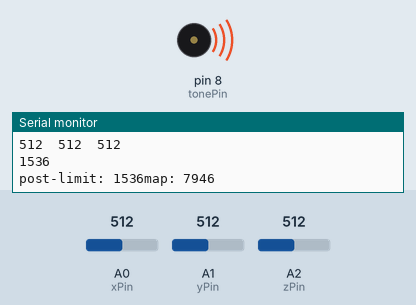
A sketch run on a simulated Arduino Uno, built with avr-gcc and run on an emulated ATmega328P. On the bench: buzzer (waves = sounding), the last lines printed to the serial monitor. Inputs (shaded band) come from the test bench; at power-on: A0 (xPin) = 512, A1 (yPin) = 512, A2 (zPin) = 512.

Above: at 1.2 s.
1.3 s: A0 (xPin) set to 710
At 2.0 s:
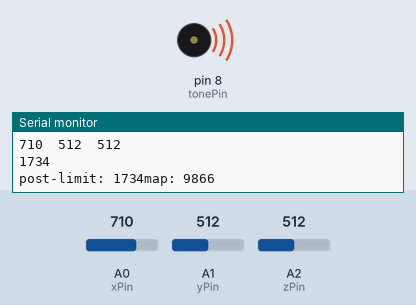
4.3 s: A0 (xPin) set to 733
At 4.9 s:
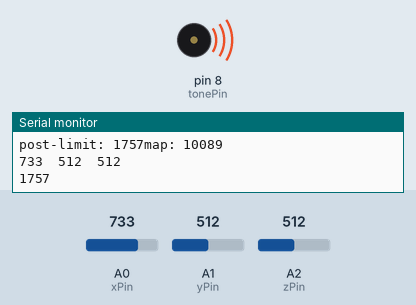
7.3 s: A1 (yPin) set to 490
At 8.2 s:
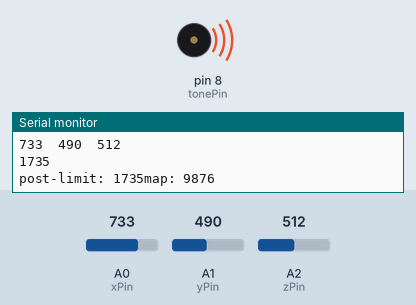
10.3 s: A2 (zPin) set to 107
At 10.9 s:
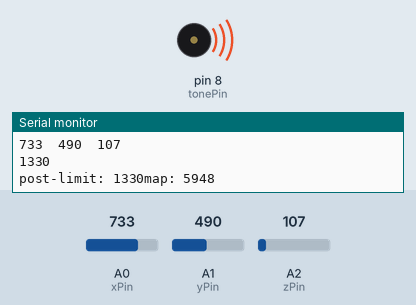
13.3 s: A2 (zPin) set to 92
At 14.1 s:
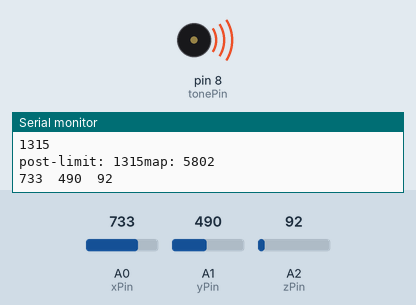
14.8 s: A1 (yPin) set to 0
At 15.3 s:
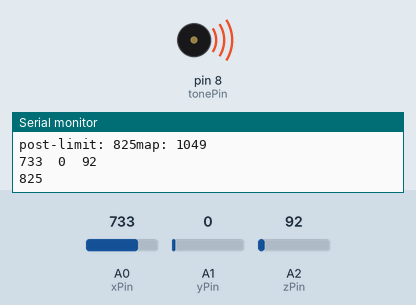
Timing chart, 0 to 17.8 s (numbered marks = the images above; inputs shaded):
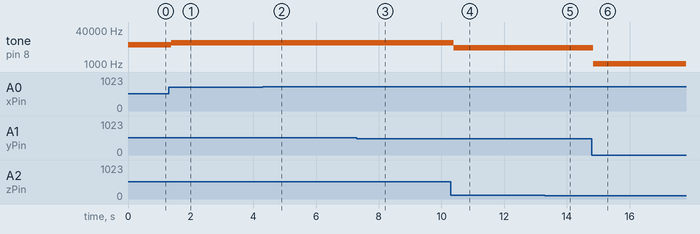

Measured:
- after the input at 1.3 s, tone on pin 8 (tonePin): 7946 Hz → 9866 Hz after 0.09 s
- after the input at 4.3 s, tone on pin 8 (tonePin): 9866 Hz → 10089 Hz after 0.08 s
- after the input at 7.3 s, tone on pin 8 (tonePin): 10089 Hz → 9876 Hz after 0.05 s
- after the input at 10.3 s, tone on pin 8 (tonePin): 9876 Hz → 5948 Hz after 0.09 s
- after the input at 13.3 s, tone on pin 8 (tonePin): 5948 Hz → 5802 Hz after 0.08 s
- after the input at 14.8 s, tone on pin 8 (tonePin): 5802 Hz → 1049 Hz at once

The sketch:

code_demo.ino
```cpp
const int xPin = A0; //test: 250~400
const int yPin = A1; //test: 240~400
const int zPin = A2; //test: 260~410

int lowLimit = 240;
int highLimit = 410;
int tonePin = 8; //?????

void setup() {
  Serial.begin(9600);
}

void loop() {
  int x = analogRead(xPin);
  delay(1);
  int y = analogRead(yPin);
  delay(1);
  int z = analogRead(zPin);
  delay(1);

  Serial.print(x);
  Serial.print("\t");  //tab

  Serial.print(y);
  Serial.print("\t");

  Serial.print(z);
  Serial.print("\n"); //print a new line

  int all = x + y + z;
  Serial.println(all);


  int mapped = map (all, 720, 1230, 31, 4978);
  Serial.print("post-limit: ");
  Serial.print(all);
  Serial.print("map: ");
  Serial.println(mapped);

  tone (tonePin, mapped, 100); //100?????

}
```
